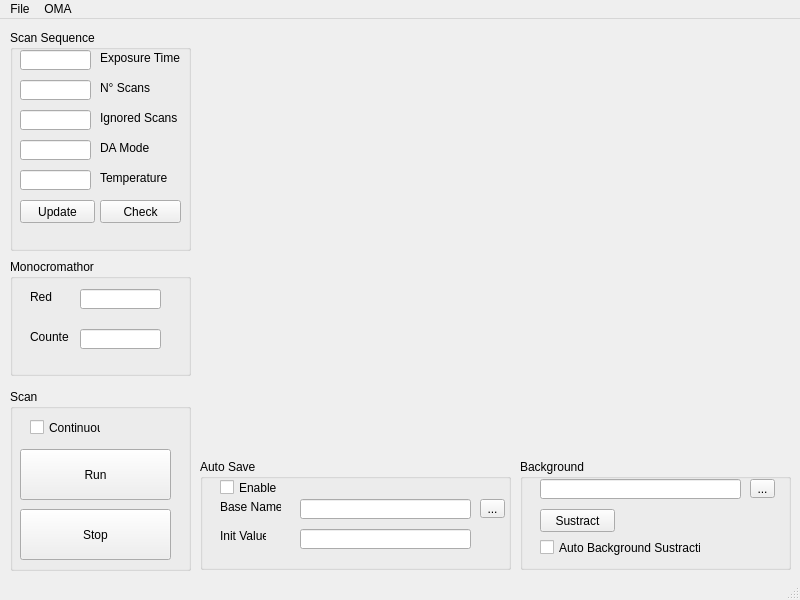
<?xml version="1.0" encoding="UTF-8"?>
<ui version="4.0">
 <class>OMAIII</class>
 <widget class="QMainWindow" name="OMAIII">
  <property name="windowModality">
   <enum>Qt::ApplicationModal</enum>
  </property>
  <property name="geometry">
   <rect>
    <x>0</x>
    <y>0</y>
    <width>800</width>
    <height>600</height>
   </rect>
  </property>
  <property name="sizePolicy">
   <sizepolicy hsizetype="Fixed" vsizetype="Fixed">
    <horstretch>0</horstretch>
    <verstretch>0</verstretch>
   </sizepolicy>
  </property>
  <property name="windowTitle">
   <string>OMAIII - Data Adquisitor</string>
  </property>
  <widget class="QWidget" name="main">
   <widget class="QWidget" name="Plot" native="true">
    <property name="geometry">
     <rect>
      <x>200</x>
      <y>10</y>
      <width>589</width>
      <height>431</height>
     </rect>
    </property>
    <property name="sizePolicy">
     <sizepolicy hsizetype="Expanding" vsizetype="Expanding">
      <horstretch>0</horstretch>
      <verstretch>0</verstretch>
     </sizepolicy>
    </property>
   </widget>
   <widget class="QGroupBox" name="ScanSequence">
    <property name="geometry">
     <rect>
      <x>10</x>
      <y>11</y>
      <width>181</width>
      <height>221</height>
     </rect>
    </property>
    <property name="title">
     <string>Scan Sequence</string>
    </property>
    <widget class="QLabel" name="lbl_detectortemp">
     <property name="geometry">
      <rect>
       <x>90</x>
       <y>140</y>
       <width>71</width>
       <height>16</height>
      </rect>
     </property>
     <property name="text">
      <string>Temperature</string>
     </property>
     <property name="buddy">
      <cstring>le_detectortemp</cstring>
     </property>
    </widget>
    <widget class="QPushButton" name="btn_update">
     <property name="geometry">
      <rect>
       <x>10</x>
       <y>170</y>
       <width>75</width>
       <height>23</height>
      </rect>
     </property>
     <property name="text">
      <string>Update</string>
     </property>
    </widget>
    <widget class="QLineEdit" name="le_detectortemp">
     <property name="geometry">
      <rect>
       <x>10</x>
       <y>140</y>
       <width>71</width>
       <height>20</height>
      </rect>
     </property>
    </widget>
    <widget class="QLineEdit" name="le_damode">
     <property name="geometry">
      <rect>
       <x>10</x>
       <y>110</y>
       <width>71</width>
       <height>20</height>
      </rect>
     </property>
    </widget>
    <widget class="QLineEdit" name="le_ignoredscans">
     <property name="geometry">
      <rect>
       <x>10</x>
       <y>80</y>
       <width>71</width>
       <height>20</height>
      </rect>
     </property>
    </widget>
    <widget class="QLineEdit" name="le_scansnumber">
     <property name="enabled">
      <bool>true</bool>
     </property>
     <property name="geometry">
      <rect>
       <x>10</x>
       <y>50</y>
       <width>71</width>
       <height>20</height>
      </rect>
     </property>
    </widget>
    <widget class="QLineEdit" name="le_exposuretime">
     <property name="geometry">
      <rect>
       <x>10</x>
       <y>20</y>
       <width>71</width>
       <height>20</height>
      </rect>
     </property>
    </widget>
    <widget class="QLabel" name="lbl_exposuretime">
     <property name="geometry">
      <rect>
       <x>90</x>
       <y>20</y>
       <width>81</width>
       <height>16</height>
      </rect>
     </property>
     <property name="text">
      <string>Exposure Time</string>
     </property>
     <property name="buddy">
      <cstring>le_exposuretime</cstring>
     </property>
    </widget>
    <widget class="QLabel" name="lblscannumber">
     <property name="geometry">
      <rect>
       <x>90</x>
       <y>50</y>
       <width>61</width>
       <height>16</height>
      </rect>
     </property>
     <property name="text">
      <string>N° Scans</string>
     </property>
     <property name="buddy">
      <cstring>le_scansnumber</cstring>
     </property>
    </widget>
    <widget class="QLabel" name="lbl_ignoredscans">
     <property name="geometry">
      <rect>
       <x>90</x>
       <y>80</y>
       <width>81</width>
       <height>16</height>
      </rect>
     </property>
     <property name="text">
      <string>Ignored Scans</string>
     </property>
     <property name="buddy">
      <cstring>le_ignoredscans</cstring>
     </property>
    </widget>
    <widget class="QLabel" name="lbl_damode">
     <property name="geometry">
      <rect>
       <x>90</x>
       <y>110</y>
       <width>51</width>
       <height>16</height>
      </rect>
     </property>
     <property name="text">
      <string>DA Mode</string>
     </property>
     <property name="buddy">
      <cstring>le_damode</cstring>
     </property>
    </widget>
    <widget class="QPushButton" name="btn_check">
     <property name="geometry">
      <rect>
       <x>90</x>
       <y>170</y>
       <width>81</width>
       <height>23</height>
      </rect>
     </property>
     <property name="text">
      <string>Check</string>
     </property>
    </widget>
   </widget>
   <widget class="QGroupBox" name="AutoSave">
    <property name="geometry">
     <rect>
      <x>200</x>
      <y>440</y>
      <width>311</width>
      <height>111</height>
     </rect>
    </property>
    <property name="title">
     <string>Auto Save</string>
    </property>
    <widget class="QLabel" name="lbl_basename">
     <property name="geometry">
      <rect>
       <x>20</x>
       <y>40</y>
       <width>61</width>
       <height>16</height>
      </rect>
     </property>
     <property name="text">
      <string>Base Name</string>
     </property>
     <property name="buddy">
      <cstring>le_basename</cstring>
     </property>
    </widget>
    <widget class="QLabel" name="lbl_initvalue">
     <property name="geometry">
      <rect>
       <x>20</x>
       <y>70</y>
       <width>46</width>
       <height>13</height>
      </rect>
     </property>
     <property name="text">
      <string>Init Value</string>
     </property>
     <property name="buddy">
      <cstring>le_initvalue</cstring>
     </property>
    </widget>
    <widget class="QLineEdit" name="le_basename">
     <property name="geometry">
      <rect>
       <x>100</x>
       <y>40</y>
       <width>171</width>
       <height>20</height>
      </rect>
     </property>
    </widget>
    <widget class="QLineEdit" name="le_initvalue">
     <property name="geometry">
      <rect>
       <x>100</x>
       <y>70</y>
       <width>171</width>
       <height>20</height>
      </rect>
     </property>
    </widget>
    <widget class="QCheckBox" name="chk_autosave">
     <property name="geometry">
      <rect>
       <x>20</x>
       <y>20</y>
       <width>70</width>
       <height>17</height>
      </rect>
     </property>
     <property name="text">
      <string>Enable</string>
     </property>
    </widget>
    <widget class="QToolButton" name="tlb_basename">
     <property name="geometry">
      <rect>
       <x>280</x>
       <y>40</y>
       <width>25</width>
       <height>19</height>
      </rect>
     </property>
     <property name="text">
      <string>...</string>
     </property>
    </widget>
   </widget>
   <widget class="QGroupBox" name="Scan">
    <property name="geometry">
     <rect>
      <x>10</x>
      <y>370</y>
      <width>181</width>
      <height>182</height>
     </rect>
    </property>
    <property name="sizePolicy">
     <sizepolicy hsizetype="Fixed" vsizetype="Fixed">
      <horstretch>0</horstretch>
      <verstretch>0</verstretch>
     </sizepolicy>
    </property>
    <property name="title">
     <string>Scan</string>
    </property>
    <widget class="QPushButton" name="btn_run">
     <property name="geometry">
      <rect>
       <x>10</x>
       <y>60</y>
       <width>151</width>
       <height>51</height>
      </rect>
     </property>
     <property name="text">
      <string>Run</string>
     </property>
    </widget>
    <widget class="QPushButton" name="btn_stop">
     <property name="geometry">
      <rect>
       <x>10</x>
       <y>120</y>
       <width>151</width>
       <height>51</height>
      </rect>
     </property>
     <property name="text">
      <string>Stop</string>
     </property>
    </widget>
    <widget class="QCheckBox" name="chk_continuous">
     <property name="geometry">
      <rect>
       <x>20</x>
       <y>30</y>
       <width>71</width>
       <height>17</height>
      </rect>
     </property>
     <property name="text">
      <string>Continuous</string>
     </property>
     <property name="tristate">
      <bool>false</bool>
     </property>
    </widget>
   </widget>
   <widget class="QGroupBox" name="groupBox">
    <property name="geometry">
     <rect>
      <x>10</x>
      <y>240</y>
      <width>181</width>
      <height>117</height>
     </rect>
    </property>
    <property name="title">
     <string>Monocromathor</string>
    </property>
    <widget class="QLabel" name="lbl_red">
     <property name="geometry">
      <rect>
       <x>20</x>
       <y>30</y>
       <width>31</width>
       <height>16</height>
      </rect>
     </property>
     <property name="text">
      <string>Red</string>
     </property>
     <property name="buddy">
      <cstring>le_red</cstring>
     </property>
    </widget>
    <widget class="QLabel" name="lbl_counter">
     <property name="geometry">
      <rect>
       <x>20</x>
       <y>70</y>
       <width>39</width>
       <height>16</height>
      </rect>
     </property>
     <property name="text">
      <string>Counter</string>
     </property>
     <property name="buddy">
      <cstring>le_counter</cstring>
     </property>
    </widget>
    <widget class="QLineEdit" name="le_red">
     <property name="geometry">
      <rect>
       <x>70</x>
       <y>30</y>
       <width>81</width>
       <height>20</height>
      </rect>
     </property>
    </widget>
    <widget class="QLineEdit" name="le_counter">
     <property name="geometry">
      <rect>
       <x>70</x>
       <y>70</y>
       <width>81</width>
       <height>20</height>
      </rect>
     </property>
    </widget>
   </widget>
   <widget class="QGroupBox" name="Background">
    <property name="geometry">
     <rect>
      <x>520</x>
      <y>440</y>
      <width>271</width>
      <height>111</height>
     </rect>
    </property>
    <property name="title">
     <string>Background</string>
    </property>
    <widget class="QPushButton" name="btn_sustractbkg">
     <property name="geometry">
      <rect>
       <x>20</x>
       <y>50</y>
       <width>75</width>
       <height>23</height>
      </rect>
     </property>
     <property name="text">
      <string>Sustract</string>
     </property>
    </widget>
    <widget class="QLineEdit" name="le_selectedbkg">
     <property name="geometry">
      <rect>
       <x>20</x>
       <y>20</y>
       <width>201</width>
       <height>20</height>
      </rect>
     </property>
    </widget>
    <widget class="QToolButton" name="tlb_selectbkg">
     <property name="geometry">
      <rect>
       <x>230</x>
       <y>20</y>
       <width>25</width>
       <height>19</height>
      </rect>
     </property>
     <property name="text">
      <string>...</string>
     </property>
    </widget>
    <widget class="QCheckBox" name="chk_autobkgsus">
     <property name="geometry">
      <rect>
       <x>20</x>
       <y>80</y>
       <width>161</width>
       <height>17</height>
      </rect>
     </property>
     <property name="text">
      <string>Auto Background Sustraction</string>
     </property>
    </widget>
   </widget>
  </widget>
  <widget class="QMenuBar" name="menubar">
   <property name="geometry">
    <rect>
     <x>0</x>
     <y>0</y>
     <width>800</width>
     <height>21</height>
    </rect>
   </property>
   <widget class="QMenu" name="menuFile">
    <property name="title">
     <string>File</string>
    </property>
    <addaction name="actionSave"/>
    <addaction name="actionQuit"/>
    <addaction name="actionSort"/>
   </widget>
   <widget class="QMenu" name="menuOMA">
    <property name="title">
     <string>OMA</string>
    </property>
    <addaction name="actionSetup"/>
   </widget>
   <addaction name="menuFile"/>
   <addaction name="menuOMA"/>
  </widget>
  <widget class="QStatusBar" name="statusbar">
   <property name="sizeGripEnabled">
    <bool>true</bool>
   </property>
  </widget>
  <action name="actionQuit">
   <property name="text">
    <string>Quit</string>
   </property>
  </action>
  <action name="actionSetup">
   <property name="text">
    <string>Setup RS232</string>
   </property>
  </action>
  <action name="actionSave">
   <property name="text">
    <string>Save</string>
   </property>
  </action>
  <action name="actionSort">
   <property name="text">
    <string>Sort...</string>
   </property>
  </action>
 </widget>
 <tabstops>
  <tabstop>le_exposuretime</tabstop>
  <tabstop>le_scansnumber</tabstop>
  <tabstop>le_ignoredscans</tabstop>
  <tabstop>le_damode</tabstop>
  <tabstop>le_detectortemp</tabstop>
  <tabstop>btn_update</tabstop>
  <tabstop>chk_continuous</tabstop>
  <tabstop>btn_run</tabstop>
  <tabstop>btn_stop</tabstop>
 </tabstops>
 <resources/>
 <connections/>
</ui>
